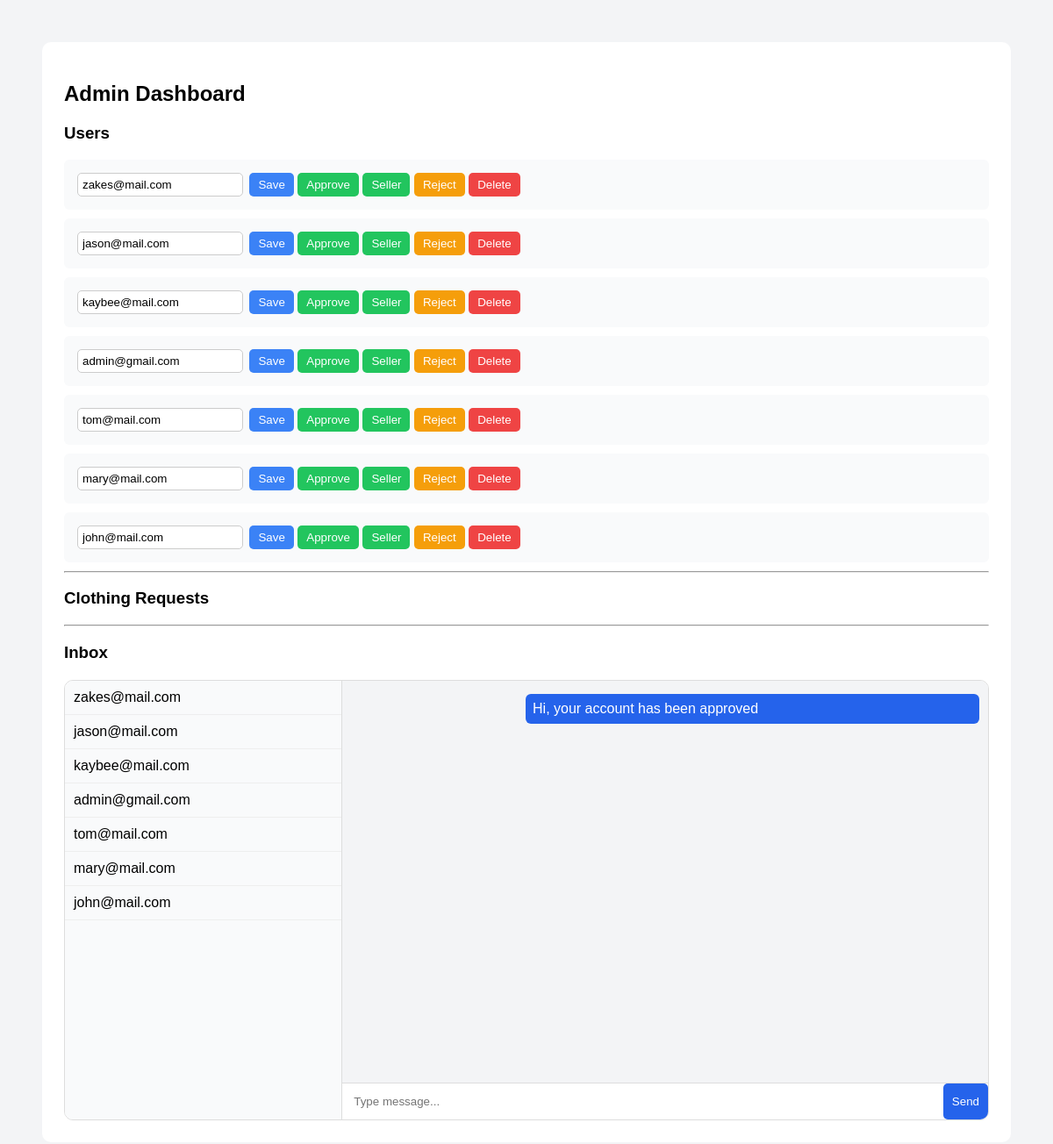
Page /admin.php?chat=72 (signed in) on the committed database.
### tables this page shows
CREATE TABLE `users` (
  `id` int(11) NOT NULL,
  `name` varchar(100) NOT NULL,
  `email` varchar(100) NOT NULL,
  `password` varchar(255) NOT NULL,
  `role` varchar(20) NOT NULL DEFAULT 'user',
  `is_approved` int(11) NOT NULL DEFAULT 0
);

CREATE TABLE `messages` (
  `Id` int(11) NOT NULL,
  `sender_id` int(11) NOT NULL,
  `receiver_id` int(11) NOT NULL,
  `message` text NOT NULL,
  `created_at` timestamp NOT NULL DEFAULT current_timestamp() ON UPDATE current_timestamp()
);

### admin.php (the view, shortened to what this page needs)
<?php
include 'connect.php';
$admin_id = $_SESSION['user_id'] ?? 1;
$chat_user = isset($_GET['chat']) ? (int)$_GET['chat'] : 0;
?>
<!DOCTYPE html>
<html>
<head>
</head>
<body>
<div class="container">
<h2>Admin Dashboard</h2>
<h3>Users</h3>
<?php
$users = $conn->query("SELECT * FROM users ORDER BY id DESC");
while($u = $users->fetch_assoc()):
?>
<div class="user-row">
<form method="POST">
<input type="email" name="email" value="<?php echo $u['email']; ?>">
<button name="update" class="update">Save</button>
<button name="approve" class="approve">Approve</button>
<button name="approve_seller" class="approve">Seller</button>
<button name="reject" class="reject">Reject</button>
<button name="delete" class="delete">Delete</button>
</form>
</div>
<?php endwhile; ?>
<hr>
<h3>Clothing Requests</h3>
<hr>
<h3>Inbox</h3>
<div class="chat-wrapper">
<div class="user-list">
<?php
$allUsers = $conn->query("SELECT * FROM users ORDER BY id DESC");
while($u = $allUsers->fetch_assoc()):
?>
<a href="admin.php?chat=<?php echo $u['id']; ?>">
<?php echo $u['email']; ?>
</a>
<?php endwhile; ?>
</div>
<div class="chat-box">
<div class="messages">
<?php
if ($chat_user > 0):
$chat = $conn->query("
SELECT * FROM messages
WHERE (sender_id=$admin_id AND receiver_id=$chat_user)
OR (sender_id=$chat_user AND receiver_id=$admin_id)
ORDER BY created_at ASC
");
while($m = $chat->fetch_assoc()):
$class = ($m['sender_id'] == $admin_id) ? "sent" : "received";
?>
<div class="msg <?php echo $class; ?>">
<?php echo htmlspecialchars($m['message']); ?>
</div>
<?php endwhile; endif; ?>
</div>
<?php if ($chat_user > 0): ?>
<form method="POST" class="chat-input">
<input type="text" name="message" placeholder="Type message..." required>
<button name="send_chat">Send</button>
</form>
<?php endif; ?>
</div>
</div>
</div>
</body>
</html>

### admin.php (style rules this page uses)
body { font-family: Arial; background: #f3f4f6; padding: 40px; }
.container { max-width: 1100px; margin: auto; background: white; padding: 25px; border-radius: 10px; }
.user-row { background: #f9fafb; padding: 12px; margin-bottom: 10px; border-radius: 6px; }
input, textarea { padding: 5px; border: 1px solid #ccc; border-radius: 5px; margin: 3px; }
button { padding: 6px 10px; border: none; border-radius: 5px; cursor: pointer; }
.approve { background: #22c55e; color: white; }
.reject { background: #f59e0b; color: white; }
.delete { background: #ef4444; color: white; }
.update { background: #3b82f6; color: white; }
.chat-wrapper { display: flex; height: 500px; border: 1px solid #ddd; margin-top: 20px; border-radius: 10px; overflow: hidden; }
.user-list { width: 30%; border-right: 1px solid #ddd; overflow-y: auto; background: #f9fafb; }
.user-list a { display: block; padding: 10px; text-decoration: none; color: black; border-bottom: 1px solid #eee; }
.chat-box { width: 70%; display: flex; flex-direction: column; }
.messages { flex: 1; padding: 10px; overflow-y: auto; background: #f3f4f6; }
.msg { padding: 8px; margin: 5px 0; border-radius: 6px; max-width: 70%; }
.sent { background: #2563eb; color: white; margin-left: auto; }
.chat-input { display: flex; border-top: 1px solid #ddd; }
.chat-input input { flex: 1; padding: 10px; border: none; }
.chat-input button { background: #2563eb; color: white; }

### rows in the picture
users: email "zakes@mail.com"
users: email "jason@mail.com"
users: email "kaybee@mail.com"
users: email "admin@gmail.com"
users: email "tom@mail.com"
users: email "mary@mail.com"
users: email "john@mail.com"
messages: message "Hi, your account has been approved"
